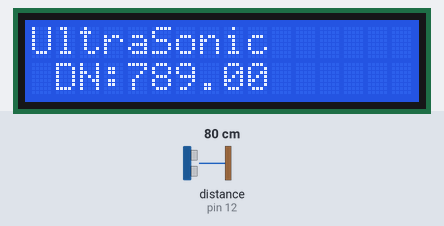
This sketch was run on a simulated Arduino Mega 2560, built with avr-gcc and run on an emulated ATmega2560. On the bench: 16×2 character LCD. Wiring (inferred from the names in the program): ultrasonic range finder: trigger pin 11; echo pin 12. The test bench sets the inputs (shaded band); at power-on: distance to the obstacle (sensor on pin 12) 80 cm. The echo pulse lasts 58.3 µs per cm; what the sketch prints to the serial monitor is not drawn.

Above: at 1.6 s.
1.7 s: distance to the obstacle (sensor on pin 12) set to 2 cm
At 5.5 s:
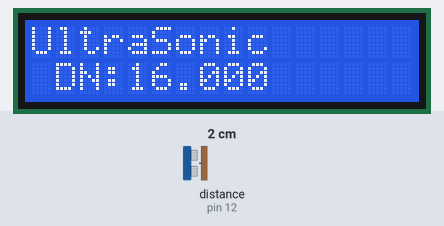
6.1 s: distance to the obstacle (sensor on pin 12) set to 4 cm
At 8.6 s:
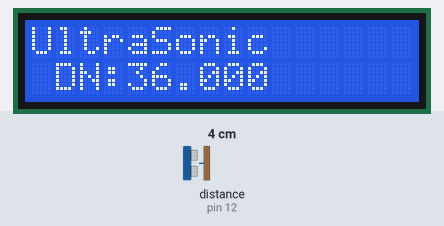
9.7 s: distance to the obstacle (sensor on pin 12) set to 18 cm
At 14.1 s:
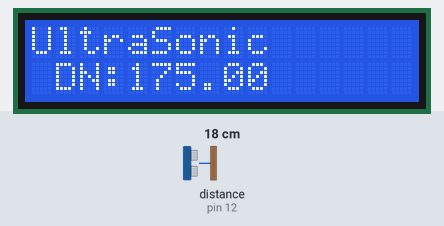
Timing chart, 0 to 15.6 s (numbered marks = the images above; inputs shaded):
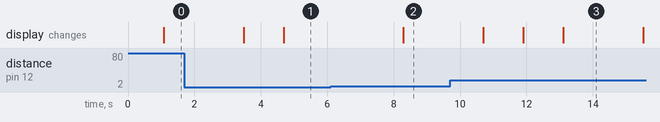

The sketch:

ultrasonicsensor1.ino
```cpp
/* @file Enhance Keypad use
|| @version 1.0
||  Author Bruce modified from keypad library  examples download from http://playground.arduino.cc/Code/Keypad#Download @ keypad,zip
*/
/* LiquidCrystal display with:

LiquidCrystal(rs, enable, d4, d5, d6, d7)
LiquidCrystal(rs, rw, enable, d4, d5, d6, d7)
LiquidCrystal(rs, enable, d0, d1, d2, d3, d4, d5, d6, d7)
LiquidCrystal(rs, rw, enable, d0, d1, d2, d3, d4, d5, d6, d7)
R/W Pin Read = LOW / Write = HIGH   // if No pin connect RW , please leave R/W Pin for Low State
*/

#include <LiquidCrystal.h>
#define EchoPin  12           // connect Pin 2(Arduino digital io) to Echo at US-020
#define TrigPin  11          // connect Pin 3(Arduino digital io) to Trig at US-020


LiquidCrystal lcd(5,6,7,38,40,42,44);   //ok

void setup(){
    pinMode(EchoPin, INPUT);                    //Set EchoPin as input, to receive measure result from US-020
    pinMode(TrigPin, OUTPUT);                   //Set TrigPin as output, used to send high pusle to trig measurement (>10us)

  Serial.begin(9600);
  Serial.println("program start here");

lcd.begin(16, 2);
// 設定 LCD 的行列數目 (16 x 2)  16　行2　列
 lcd.setCursor(0,0);
  // 列印 "Hello World" 訊息到 LCD 上
lcd.print("UltraSonic");
  Serial.println("Ultrasonic sensor detecting...");

}

void loop(){
  double distanceno = 0 ;
  distanceno = us020_ultrasonic() ;
    lcd.setCursor(1,1);
      lcd.print("DN:");
      lcd.print(distanceno);
        // now result is printed on Serial COnsole
          Serial.print("UltraSonice DIstance Detecting is :") ;
         Serial.println(distanceno);
    delay(200);

}

unsigned long us020_ultrasonic()
{
unsigned long Time_Echo_us = 0;
unsigned long Len_mm  = 0;

    digitalWrite(TrigPin, HIGH);              //begin to send a high pulse, then US-020 begin to measure the distance
    delayMicroseconds(50);                    //set this high pulse width as 50us (>10us)
    digitalWrite(TrigPin, LOW);               //end this high pulse

    Time_Echo_us = pulseIn(EchoPin, HIGH);               //calculate the pulse width at EchoPin,
    if((Time_Echo_us < 60000) && (Time_Echo_us > 1))     //a valid pulse width should be between (1, 60000).
    {
      Len_mm = (Time_Echo_us*34/100)/2;      //calculate the distance by pulse width, Len_mm = (Time_Echo_us * 0.34mm/us) / 2 (mm)
      Serial.print("Present Distance is: ");  //output result to Serial monitor
      Serial.print(Len_mm, DEC);            //output result to Serial monitor
      Serial.println("mm");                 //output result to Serial monitor
    }
    delay(1000);                            //take a measurement every second (1000ms)

return (Len_mm) ;
}
```

Measured:
- after the input at 1.7 s, the display: first changes after 1.8 s (image 1 shows a later state)
- after the input at 6.1 s, the display: changes after 2.2 s (image 2)
- after the input at 9.7 s, the display: changes after 1.0 s (image 3)
